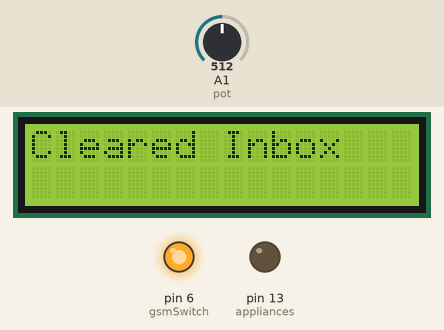
This sketch was run on a simulated Arduino Uno, built with avr-gcc and run on an emulated ATmega328P. Shown: 16×2 character LCD, output pins drawn as LEDs (lit = HIGH). The test bench sets the inputs (shaded band); at power-on: A1 (pot) = 512. The modem accepts every AT command (registered, SIM ready, sends succeed) and sends nothing else; what the sketch prints to the serial monitor is not drawn.

Above: at 8.1 s.
At 17.2 s:
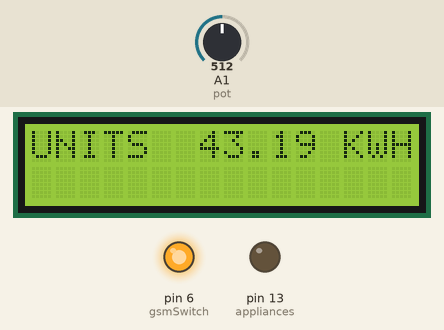
17.3 s: A1 (pot) set to 889
At 19.9 s:
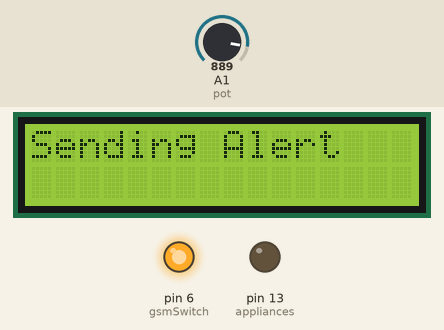
20.2 s: A1 (pot) set to 910
At 41.1 s:
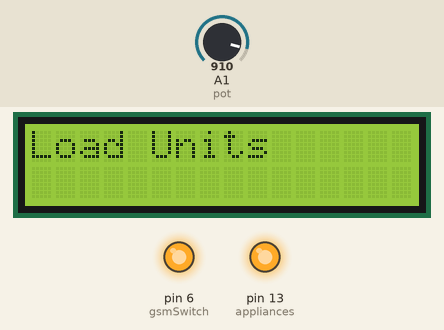
Timing chart, 0 to 41.4 s (numbered marks = the images above; inputs shaded):
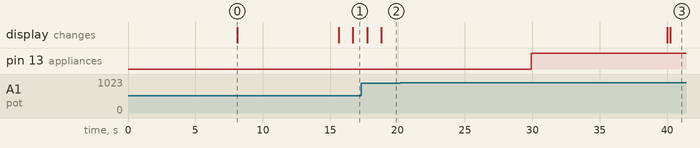

The sketch:

ivan_project.ino
```cpp
#include <SoftwareSerial.h>
#include <LiquidCrystal_I2C.h>


#define gsmRX 7
#define gsmTx 8
#define gsmSwitch 6
#define appliances 13
#define pot A1
int sent = 0;
int sent2 = 0;
float upperLimitUnits = 100.00;

//String telNumber = "+256778266649";
String telNumber = "+256703606084";
int yakaUnits = 0;

SoftwareSerial modem(gsmRX, gsmTx);
LiquidCrystal_I2C lcd(0x27, 16, 2);

float upperLimi = 100.00;
float yakaLoadedNow = 100.00;

void setup() {
  Serial.begin(9600);
  modem.begin(9600);
  lcd.begin();

  pinMode(pot, INPUT);

  pinMode(gsmSwitch, OUTPUT);
  pinMode(appliances,OUTPUT);
  powerOnGsm();

  lcd.clear();
  lcd.print(F("Time Synched "));

  lcd.clear();
  lcd.print(F("Cleared Inbox "));
  setTotextMode();

  lcd.clear();
  lcd.print(F("Set to tex Mode"));


}


void loop() {

  // display number of units.
  // reduce them as pot is varied
  //  chat_gsm();

  float bal = getUnits(yakaLoadedNow, upperLimi);
  Serial.println(bal);

  dipslayUnits(bal);

  // when done switch led/ relay off
  controlSwitch(bal);

  // when less than 0 units, send a reminder

  if ((bal <= 5.00) && (sent == 0) ) {
    SendMessage(String("Your balance is " + String(bal) + String(" KWH")), telNumber);

    Serial.println("Sent Message");
     sent = 1;
  }

  while (bal == 0.00) {

    Serial.println("Waiting for units");
    if (sent2 == 0) {
      SendMessage(String("Your balance is " + String(bal) + String(" KWH")), telNumber);
      Serial.println("Sent Message");
      sent2 = 1;
    }
    lcd.clear();
    delay(100);
    lcd.print("Load Units");

    while (!modem.available()) {

    }

    float Loaded =  listen4Units();

    Serial.print("New Units = "); Serial.println(Loaded);
    if ( Loaded > 0.00) {
      Serial.println("adjust Potentiometer");

      while ( analogRead(pot) > 20 ) {
        lcd.clear();
        lcd.print("Reset");
        delay(500);
      }
      bal = Loaded;
      yakaLoadedNow = Loaded;
      upperLimi = Loaded;
      sent2 = 0;
      sent = 0;
    }
  }

  // update display with number of units and switch back relay.

}

void dipslayUnits(float units) {
  lcd.clear();
  lcd.setCursor(0, 0);
  lcd.print("UNITS  ");
  lcd.print(units);
  lcd.print(" KWH");
}

float getUnits(float xc, float upperLimit ) {

  long int sensorValue = 0;
  int samplesNum = 101;
  float yaka = xc ;

  for (int xz = 0; xz < samplesNum; xz++) {
    sensorValue = sensorValue + (analogRead(pot));
    //    Serial.println(xz);
    delay(10);
  }

  //  Serial.print("Final Sensor Value :="); Serial.println(sensorValue);
  int sensorValueAverage = sensorValue / (samplesNum - 1 );

  if (sensorValueAverage < 0) sensorValueAverage = (sensorValueAverage * -1);
  //  Serial.print("Average = "); Serial.println(sensorValueAverage);

  float yakaBalance = yaka + (-1 * mapf(sensorValueAverage, 0, 910, 0, upperLimit));
  if (yakaBalance < 0) {
    yakaBalance = 0.00;
  }
  //  Serial.print ("Yaka balance ="); Serial.println(yakaBalance);
  return yakaBalance;
}

float mapf(float x, float in_min, float in_max, float out_min, float out_max) {
  return (x - in_min) * (out_max - out_min) / (in_max - in_min) + out_min;
}

void controlSwitch(float x1x) {
  if (x1x < 0.05) {
    digitalWrite(appliances, HIGH);
    Serial.println(F("Applicances OFF"));
  } else {
    digitalWrite(appliances, LOW);
    Serial.println(F("Applicances ON"));
  }
}
```

GSM.ino
```cpp
void SendATcommand(String ATCMD) {
  while (Serial.available()) {
    char x = Serial.read();
  }
  modem.println(ATCMD);
}


String getResponse_Multiplelines(String ATCMD , uint8_t x_max, unsigned long timeout) {


  String content = "";
  char y;
  uint8_t x = 0; // number of new lines
  bool seenEOL = false;
  bool seenEOL_max = false;


  SendATcommand(ATCMD); // Send AT command from here
  unsigned long startTime2 = millis();
  //  Serial.println(F("Command Sent"));

  while (!modem.available() && ( millis() - startTime2 < 2000UL ));

  unsigned long startTime = millis(); // timestarted to check loop

  //Serial.println(F("spooling response"));

  while (((millis() - startTime) < timeout)) {


    while (1) {
      while (modem.available()  ) {

        char c = modem.read();
        content = content + String (c);

        if ( c == '\r') {
          seenEOL = true;

        } else if ( (c == '\n') && seenEOL == true) {

          x = x + 1; // increase the number of newlines.

          if (x == x_max) {
            //          Serial.println("x @ max");
            seenEOL_max = true;
            break;
          }
        } else {
          seenEOL = false;
        }
      }
      if (seenEOL_max == true) {
        break;
      }
    }
  }

  //  Serial.println(content);
  delay(500);

  return content;
}

String midString(String str, String start, String finish) {
  int locStart = str.indexOf(start);
  if (locStart == -1) return "";
  locStart += start.length();
  int locFinish = str.indexOf(finish, locStart);
  if (locFinish == -1) return "";
  return str.substring(locStart, locFinish);
}


uint8_t networkRegistration(unsigned timeout) {

  unsigned long startTime = millis();

  while (millis() - startTime < timeout) {

    while ( getResponse_Multiplelines("AT\r\n", 2, 5000UL) == "AT\r\nOK\r\n");

    Serial.println(F("Modem detected"));

    int x = midString(getResponse_Multiplelines("AT+CSQ\r\n", 4, 5000UL), "+CSQ: ", ",").toInt();
    while ( x < 15) {
      x = midString(getResponse_Multiplelines("AT+CSQ\r\n", 4, 5000UL), "+CSQ: ", ",").toInt();
      delay(2000);
    }

    Serial.print(F("NetStrength "));
    Serial.println(x);

    while ( getResponse_Multiplelines("AT+CREG=1\r\n", 2, 5000UL) == "AT+CREG=1\r\nOK\r\n");

    Serial.println(F("Registered on Network "));
    delay(2000);

  }
}


void setTotextMode() {
  getResponse_Multiplelines("AT\r\n", 2, 2000UL);
  getResponse_Multiplelines("AT+CMGF=1\r\n", 2, 2000UL);
  getResponse_Multiplelines("AT+CNMI=1,2,0,0,0\r\n", 2, 2000UL);

}
void chat_gsm() {
  if (modem.available())  {
    Serial.write(modem.read());
  }
  if (Serial.available()) {

    while (Serial.available()) {

      modem.write(Serial.read());
    }
    modem.println();
  }
}

void powerOffGsm() {
  digitalWrite(gsmSwitch, LOW);

}
void powerOnGsm() {
  digitalWrite(gsmSwitch, HIGH);
  modem.begin(9600);

  delay(8000);
}

String getResponse() {
  String content = "";
  char y;

  //while (!modem.available());

  while (modem.available()) {

    char c = modem.read();
    content = content + String (c);

  }
  Serial.println(".");
  return content;
}
void deleteMessage() {
  getResponse_Multiplelines("AT\r\n", 2, 2000UL);
  getResponse_Multiplelines("AT+CMGD=?\r\n", 2, 2000UL);
  getResponse_Multiplelines("AT+CMGD=1\r\n", 2, 2000UL);
  getResponse_Multiplelines("AT+CMGD=2\r\n", 2, 2000UL);
  getResponse_Multiplelines("AT+CMGD=3\r\n", 2, 2000UL);

  Serial.println("Deleted all messages");

}


void SendMessage(String Message, String number) {
  Serial.print(F("Number TO:")); Serial.println(number);
  lcd.clear();
  lcd.print(F("Sending Alert"));
  getResponse_Multiplelines("AT\r\n" , 2, 2000);
  Serial.println("Sending Message");
  getResponse_Multiplelines("AT+CMGF=1\r\n" , 2, 2000);

  String newNum = String("AT+CMGS=\"" + number + "\"");

  modem.println(newNum);
  delay(2000);
  modem.println(Message);
  delay(3000);
  modem.write(26);

  modem.flush();
  Serial.flush();
}
float listen4Units() {

  String Received = getResponse();

  if (Received != "" ) Serial.println(Received);

  String Receivedx = midString(Received, "<units:\"", "\">");

  if (Receivedx != "") {
    Serial.println("New units loaded");
  }

  return Receivedx.toInt();
}
```

Measured:
- the behaviour switches between 900 and 901 on A1 (pot) (found by bisection; images 2 and 3)
- after the input at 17.3 s, the display: first changes after 0.43 s (image 2 shows a later state)
- after the input at 20.2 s, pin 13 (appliances): LOW → HIGH after 9.7 s; the display: first changes after 19.8 s (image 3 shows a later state)
- what the display in image 0 shows lasts 7.6 s, from 8.1 s to 15.7 s
